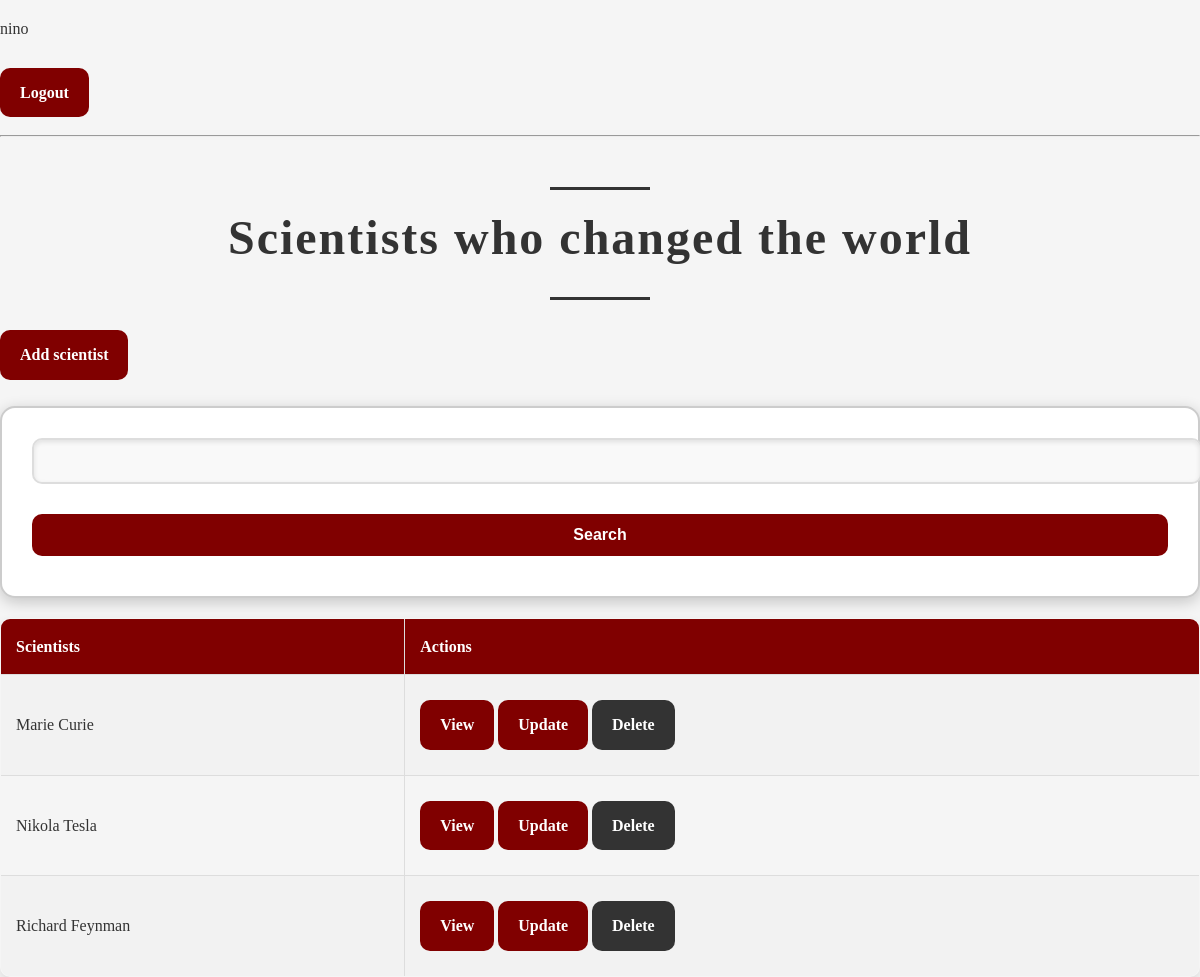
The app's page / (signed in) with its own data.
### science/models.py (models this page shows, shortened)
class Scientist(models.Model):
    user = models.ForeignKey(User, on_delete=models.CASCADE, null=True, blank=True)
    full_name = models.CharField(max_length=100)
    image = models.ImageField(upload_to="scientist/images")
    description = models.TextField(null=True, blank=True)
    url = models.URLField(blank=True)
    published = models.DateTimeField(default=timezone.now)
    class Meta:
        ordering = ['full_name']

### science/views.py (the view)
# urls.py: path('', views.ScientistList.as_view(), name='scientists'),
class ScientistList(ListView):
    model = Scientist
    context_object_name = 'scientists'
    template_name = 'science/scientist_list.html'
    def get_queryset(self):
        queryset = super().get_queryset()
        search_input = self.request.GET.get('search_area', '')
        if search_input:
            queryset = queryset.filter(
                Q(full_name__icontains=search_input)
            )
        return queryset
    def get_context_data(self, **kwargs):
        context = super().get_context_data(**kwargs)
        context['search_input'] = self.request.GET.get('search_area', '')
        context['is_search'] = 'search_area' in self.request.GET and self.request.GET['search_area'] != ''
        return context

### science/templates/science/scientist_list.html (shortened to what this page needs)
{% extends 'base.html' %}
{% block content %}
{% if request.user.is_authenticated %}
    <p>{{ request.user }} </p>
    <a class="button" href="{% url 'logout' %}">Logout</a>
{% else %}
    <p><a href="{% url 'login' %}" class="button">Login</a></p>
{% endif %}
<hr />
<h1>Scientists who changed the world</h1>
{% if request.user.is_authenticated %}
    <p><a class="button" href="{% url 'scientist_create' %}">Add scientist</a></p>
{% endif %}
<form action="" method="get">
  <input type="text" name="search_area" value="{{ search_input }}">
  <button type="submit">Search</button>
</form>
<table>
  <tr>
    <th>Scientists</th>
    <th>Actions</th>
  </tr>
  {% for scientist in scientists %}
  <tr>
    <td>{{ scientist.full_name }}</td>
    <td>
      <a class="button" href="{% url 'scientist' scientist.pk %}">View</a>
      {% if request.user.is_authenticated %}
          <a class="button" href="{% url 'scientist_update' scientist.pk %}">Update</a>
          {% if request.user.is_superuser %}
              <a class="button back" href="{% url 'scientist_delete' scientist.pk %}">Delete</a>
          {% endif %}
      {% endif %}
    </td>
  </tr>
  {% empty %}
  <tr>
    <td colspan="2">No scientists found.</td>
  </tr>
  {% endfor %}
</table>
{% endblock %}

### science/static/css/style.css (style rules this page uses)
body { font-family: "Times New Roman", Times, serif; background-color: #f5f5f5; margin: 0; padding: 0; color: #333; line-height: 1.6; }
h1 { font-family: "Garamond", serif; font-size: 48px; color: #333; text-align: center; margin-top: 50px; margin-bottom: 20px; letter-spacing: 2px; }
h1::before, h1::after { content: ""; display: block; width: 100px; height: 3px; background: #333; margin: 20px auto 10px; }
form { display: flex; flex-direction: column; background-color: #fff; padding: 30px; border: 2px solid #ccc; border-radius: 15px; box-shadow: 0 4px 15px rgba(0, 0, 0, 0.2); }
form input[type="text"], form input[type="email"], form input[type="url"], form input[type="file"], form textarea, form select { padding: 12px 15px; margin-bottom: 20px; border: 2px solid #ddd; border-radius: 10px; font-size: 16px; width: 100%; background-color: #f9f9f9; box-shadow: inset 0 2px 5px rgba(0, 0, 0, 0.1); transition: border 0.3s ease, box-shadow 0.3s ease; }
a.button { display: inline-block; padding: 12px 20px; margin: 10px 0; font-size: 16px; font-weight: bold; text-align: center; text-decoration: none; background-color: #800000; color: #fff; border: none; border-radius: 10px; cursor: pointer; transition: background-color 0.3s ease, transform 0.2s ease; }
a.button.back { background-color: #333; }
a { color: #fff; text-decoration: none; font-weight: bold; }
table { width: 100%; border-collapse: collapse; margin-top: 20px; box-shadow: 0 4px 10px rgba(0, 0, 0, 0.1); border-radius: 10px; overflow: hidden; }
table, th, td { border: 1px solid #ddd; }
th, td { padding: 15px; text-align: left; }
th { background-color: #800000; color: #fff; }
tr:nth-child(even) { background-color: #f2f2f2; }
button, .btn { display: inline-block; padding: 12px 20px; margin: 10px 0; font-size: 16px; font-weight: bold; text-align: center; text-decoration: none; background-color: #800000; color: #fff; border: none; border-radius: 10px; cursor: pointer; transition: background-color 0.3s ease, transform 0.2s ease, color 0.3s ease; }

### records on screen
Scientist: full_name "Marie Curie"
Scientist: full_name "Nikola Tesla"
Scientist: full_name "Richard Feynman"

### other values on screen
{{ request.user }} "nino"
